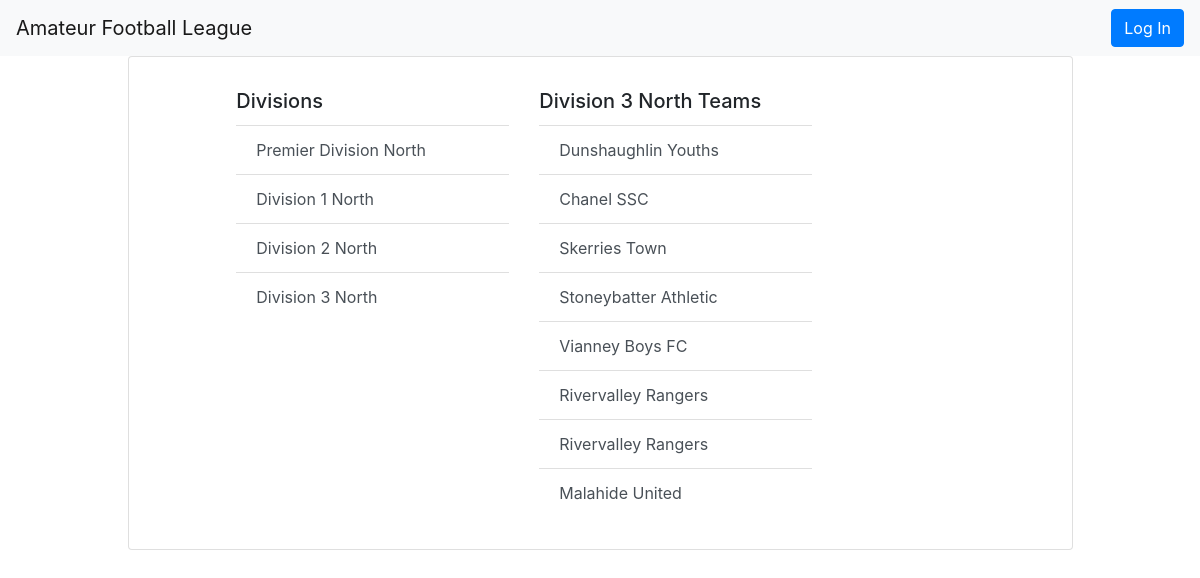
/division/Division 3 North/teams, run on the app's committed database.
### db_setup.py (models this page shows, shortened)
class Division(Base):
    __tablename__ = 'division'
    id = Column(Integer, primary_key = True)
    name = Column(String(80), nullable = False)
    rank = Column(Integer, nullable = False)

class Team(Base):
    __tablename__ = 'team'
    id = Column(Integer, primary_key = True)
    name = Column(String(80), nullable = False)
    nickname = Column(String(80))
    membership = Column(Integer, nullable = False)
    email = Column(String(80))
    home = Column(String(100))
    description = Column(String(500))
    division_id = Column(Integer, ForeignKey('division.id'))
    division = relationship(Division)
    user_id = Column(Integer, ForeignKey('user.id'))
    user = relationship(User)

### application.py (the view)
@app.route('/division/<path:division_name>')
@app.route('/division/<path:division_name>/teams')
def showTeams(division_name):
    try:
        session = newSession()
        division = session.query(Division).filter_by(name = division_name).one()
        teams = session.query(Team).filter_by(division_id = division.id)
        divisions = session.query(Division).order_by(Division.rank).all()
        if loggedIn(): # can create a new team if logged in
            return render_template('teams.html', teams = teams, division = division, divisions = divisions)
        else:
            return render_template('publicTeams.html', teams = teams, division = division, divisions = divisions)
    finally:
        session.close()

### application.py (called while the page is built)
def newSession():
    DBSession = sessionmaker(bind=engine)
    session = DBSession()
    return session

def loggedIn():
    if login_session.get('user_id') is None:
        return False
    else:
        return True

### templates/publicTeams.html (shortened to what this page needs)
{% extends 'teams.html' %}
{% block main %}
{{super()}}
{% endblock %}

### templates/teams.html (shortened to what this page needs)
{% extends 'divisions.html' %}
{% block main %}
<div class='card-body'>
  <div class='row'>
    <div class='col-4 offset-1'>
      <h5 class='card-title'>Divisions</h5>
      <div class='list-group list-group-flush'>
        {% for d in divisions %}
        <a href={{url_for('showTeams', division_name = d.name)}} class="list-group-item list-group-item-action">{{d.name}}</a>
        {% endfor %}
      </div>
      </div>
      <div class='col-4'>
        <h5 class='card-title'>{{division.name}} Teams</h5>
        <div class='list-group list-group-flush'>
          {% for t in teams %}
          <a href={{url_for('showTeamDetails', division_name = division.name, team_name = t.name)}} class="list-group-item list-group-item-action">{{t.name}}</a>
          {% endfor %}
        </div>
      </div>
    </div>
  </div>
  </div>
{% endblock %}

### static/style.css (style rules this page uses)
.card-body { padding-top: 2em; padding-bottom: 2em; padding-left: 2em; padding-right: 2em; }

### data on the page
Division: name "Premier Division North"
Division: name "Division 1 North"
Division: name "Division 2 North"
Division: name "Division 3 North"
Team: name "Dunshaughlin Youths"
Team: name "Chanel SSC"
Team: name "Skerries Town"
Team: name "Stoneybatter Athletic"
Team: name "Vianney Boys FC"
Team: name "Rivervalley Rangers"
Team: name "Rivervalley Rangers"
Team: name "Malahide United"
